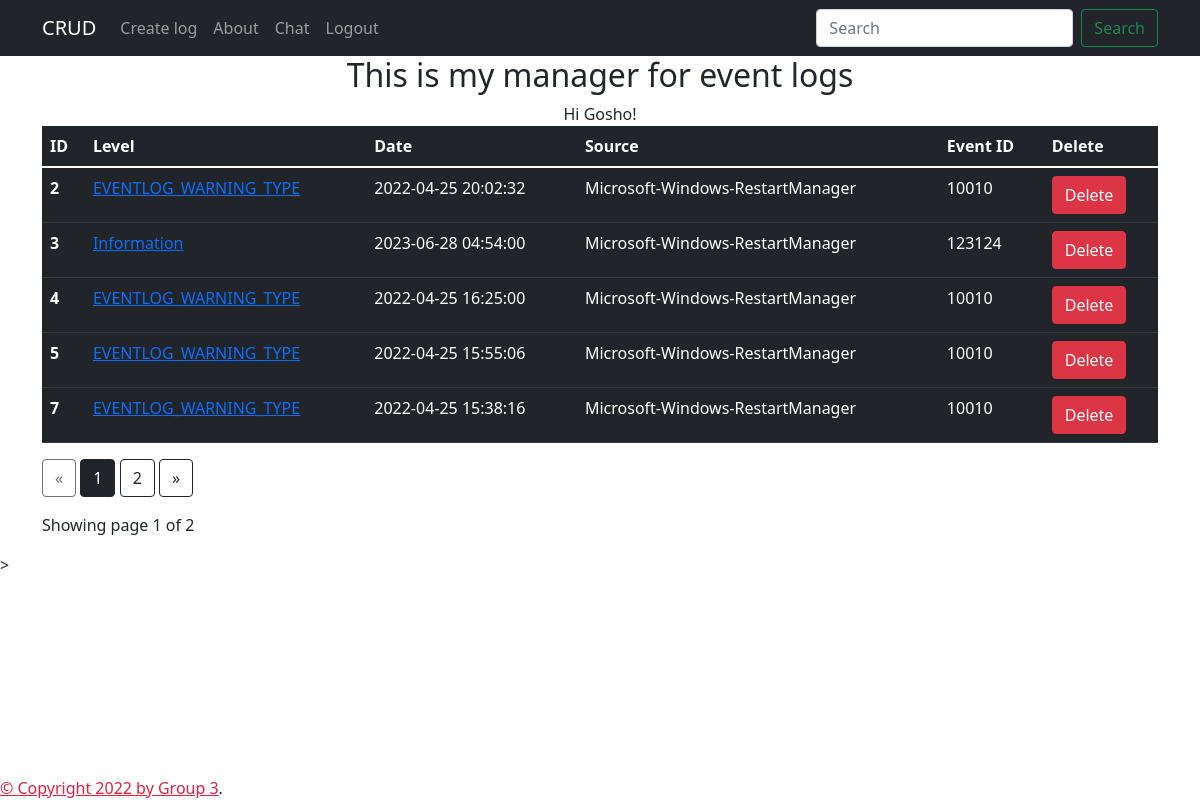
/ (signed in), run on the app's committed database.
### models.py (models this page shows, shortened)
class User(db.Model, UserMixin):
    __tablename__ = "user"
    id = db.Column(db.Integer, primary_key=True)
    username = db.Column(db.String(80), unique=True, nullable=False)
    password = db.Column(db.String(300), nullable=False, unique=True)

class Events_model(db.Model):
    __tablename__ = 'event_errors'
    id = db.Column(db.Integer, primary_key=True)
    level = db.Column(db.String(80))
    date_time = db.Column(db.DateTime, default=datetime.utcnow)
    source = db.Column(db.String(80))
    event_id = db.Column(db.Integer())

### app.py (the view)
    @app.route('/')
    @login_required
    def home():
        page = request.args.get('page', type = int)
        application_logs = Events_model.query.paginate(page = page, per_page = 5)
        return render_template('index.html', application_logs=application_logs, name = current_user), 200

### app.py (called while the page is built)
@login_manager.user_loader
def load_user(user_id):
    return User.query.get(int(user_id))

### templates/index.html (shortened to what this page needs)
{% extends "base.html" %}
{% block content %}
<div class="container" style="text-align: center;width: 100%;">
    <h2> This is my manager for event logs</h2>
     Hi {{ current_user.username }}!
</div>
<div class = "container">
      <table class="table table-dark">
        <thead>
          <tr>
            <th scope="col">ID</th>
            <th scope="col">Level</th>
            <th scope="col">Date</th>
            <th scope="col">Source</th>
            <th scope="col">Event ID</th>
            <th scope="col">Delete</th>
          </tr>
        </thead>
        <tbody>
            {% for application_log in application_logs.items %}
        <a href="#">
          <tr>
            <th scope="row">{{application_log.id}}</th>
            <td><a href='/data/{{application_log.id}}/update'>{{application_log.level}}</a></td>
            <td>{{application_log.date_time}}</td>
            <td>{{application_log.source}}</td>
            <td>{{application_log.event_id}}</td>
            <td><a href='/data/{{application_log.id}}/delete' onclick="return confirm('Are you sure you want to delete this item?');" type="button" class="btn btn-danger">Delete</a></td>
          </tr>
        </a>
          {% endfor %}
        </tbody>
      </table>
<div class="text-right">
  <a href="{{ url_for('home', page=application_logs.prev_num) }}"
     class="btn btn-outline-dark
     {% if application_logs.page == 1 %}disabled{% endif %}">
      &laquo;
  </a>
  {% for page_num in application_logs.iter_pages(left_edge=1, right_edge=1, left_current=1, right_current=2) %}{% if page_num %}
          {% if application_logs.page == page_num %}
          <a href="{{ url_for('home', page=page_num) }}"
             class="btn btn-dark">
              {{ page_num }}
          </a>
          {% else %}
          <a href="{{ url_for('home', page=page_num) }}"
             class="btn btn-outline-dark">
              {{ page_num }}
          </a>
          {% endif %}
      {% else %}
          ...
      {% endif %}
  {% endfor %}    <a href="{{ url_for('home', page=application_logs.next_num) }}"
     class="btn btn-outline-dark
     {% if application_logs.page == application_logs.pages %}disabled{% endif %}">
      &raquo;
  </a>
</div>
<p class="text-right mt-3">
 Showing page {{ application_logs.page }} of {{ application_logs.pages }}
</p>
</div>>
{% endblock %}

### data on the page
User: username "Gosho"
Events_model: id "2", level "EVENTLOG_WARNING_TYPE", date_time "2022-04-25 20:02:32", source "Microsoft-Windows-RestartManager", event_id "10010"
Events_model: id "3", level "Information", date_time "2023-06-28 04:54:00", source "Microsoft-Windows-RestartManager", event_id "123124"
Events_model: id "4", level "EVENTLOG_WARNING_TYPE", date_time "2022-04-25 16:25:00", source "Microsoft-Windows-RestartManager", event_id "10010"
Events_model: id "5", level "EVENTLOG_WARNING_TYPE", date_time "2022-04-25 15:55:06", source "Microsoft-Windows-RestartManager", event_id "10010"
Events_model: id "7", level "EVENTLOG_WARNING_TYPE", date_time "2022-04-25 15:38:16", source "Microsoft-Windows-RestartManager", event_id "10010"

### other printed values
{{ page_num }} "1"
{{ page_num }} "2"
{{ application_logs.page }} "1"
{{ application_logs.pages }} "2"
